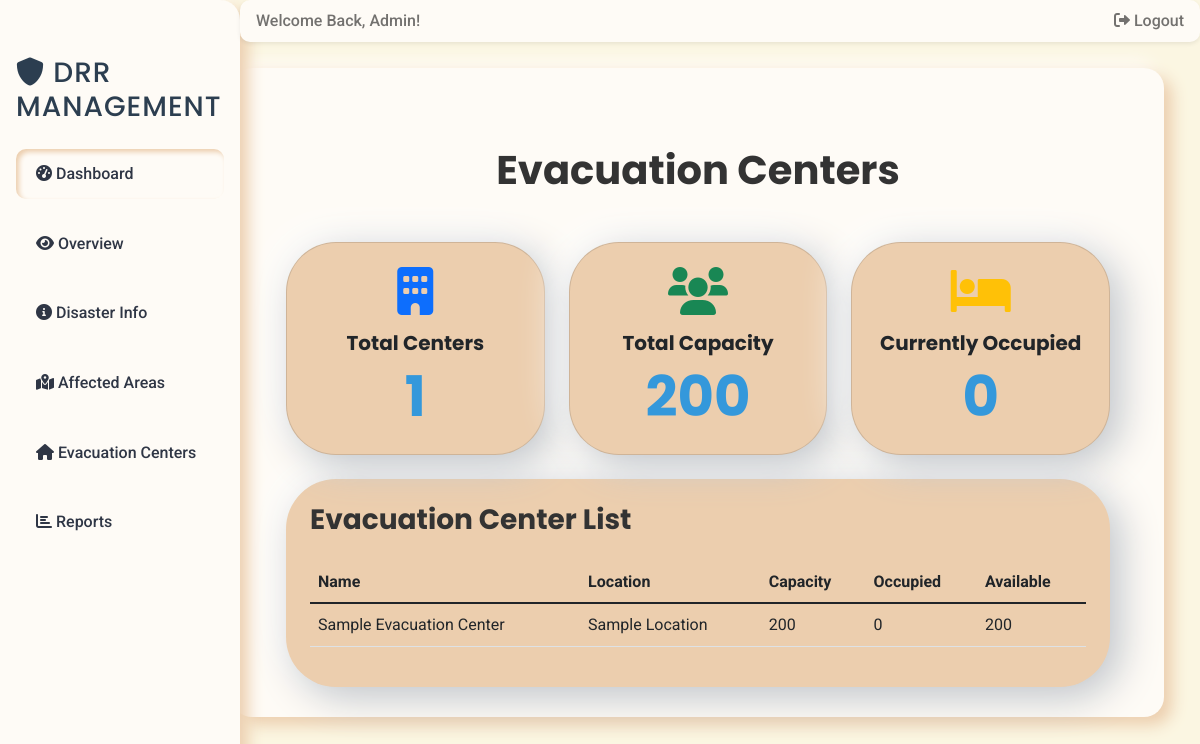
The page /evacuation-centers/ on the database as committed earlier.
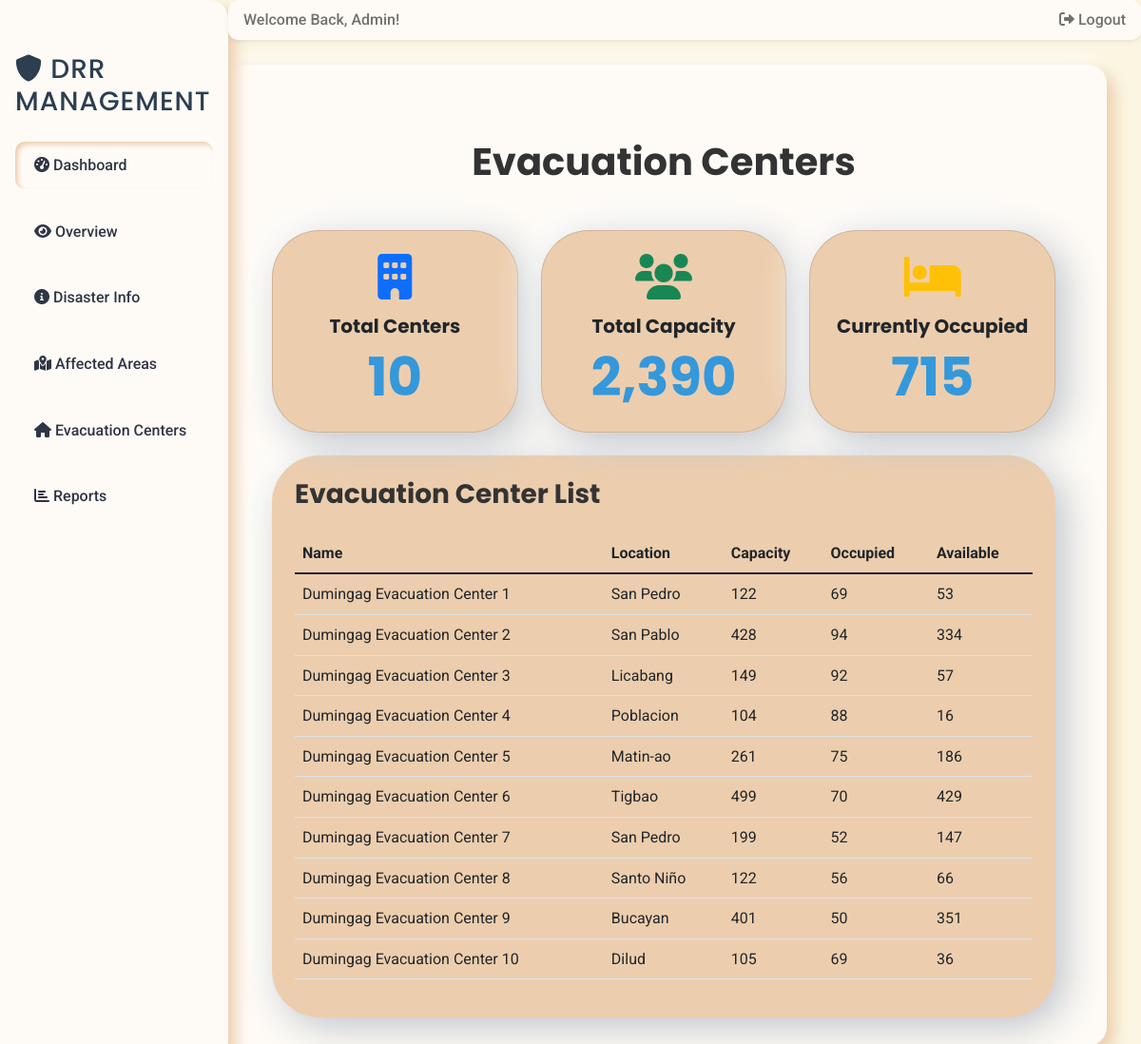
The same page on the database as committed later.
### core/models.py (models this page shows, shortened)
class EvacuationCenter(models.Model):
    name = models.CharField(max_length=100)
    location = models.CharField(max_length=255)
    capacity = models.IntegerField()
    current_occupancy = models.IntegerField(default=0)

### core/views.py (the view)
# urls.py: path('evacuation-centers/', views.evacuation_centers, name='evacuation_centers'),
def evacuation_centers(request):
    centers = EvacuationCenter.objects.all()
    context = {
        'centers': centers,
        'total_centers': centers.count(),
        'total_capacity': centers.aggregate(Sum('capacity'))['capacity__sum'],
        'total_occupied': centers.aggregate(Sum('current_occupancy'))['current_occupancy__sum'],
    }
    return render(request, 'core/evacuation_centers.html', context)

### core/templatetags/custom_filters.py (called while the page is built)
@register.filter
def sub(value, arg):
    return value - arg

### core/templates/core/evacuation_centers.html (shortened to what this page needs)
{% extends 'base.html' %}
{% load static %}
{% load humanize %}
{% load custom_filters %}
{% block content %}
<div class="container mt-5">
    <h1 class="text-center mb-5">Evacuation Centers</h1>
    <div class="row mb-4">
        <div class="col-md-4">
            <div class="card neumorphic text-center p-4">
                <i class="fas fa-building fa-3x mb-3 text-primary"></i>
                <h5 class="card-title">Total Centers</h5>
                <p class="card-text display-4">{{ total_centers }}</p>
            </div>
        </div>
        <div class="col-md-4">
            <div class="card neumorphic text-center p-4">
                <i class="fas fa-users fa-3x mb-3 text-success"></i>
                <h5 class="card-title">Total Capacity</h5>
                <p class="card-text display-4">{{ total_capacity|intcomma }}</p>
            </div>
        </div>
        <div class="col-md-4">
            <div class="card neumorphic text-center p-4">
                <i class="fas fa-bed fa-3x mb-3 text-warning"></i>
                <h5 class="card-title">Currently Occupied</h5>
                <p class="card-text display-4">{{ total_occupied|intcomma }}</p>
            </div>
        </div>
    </div>
    <div class="neumorphic p-4">
        <h3 class="mb-4">Evacuation Center List</h3>
        <div class="table-responsive">
            <table class="table table-hover">
                <thead class="thead-light">
                    <tr>
                        <th>Name</th>
                        <th>Location</th>
                        <th>Capacity</th>
                        <th>Occupied</th>
                        <th>Available</th>
                    </tr>
                </thead>
                <tbody>
                    {% for center in centers %}
                    <tr>
                        <td>{{ center.name }}</td>
                        <td>{{ center.location }}</td>
                        <td>{{ center.capacity|intcomma }}</td>
                        <td>{{ center.current_occupancy|intcomma }}</td>
                        <td>{{ center.capacity|sub:center.current_occupancy|intcomma }}</td>
                    </tr>
                    {% endfor %}
                </tbody>
            </table>
        </div>
    </div>
</div>
{% endblock %}

### core/templates/base.html (shortened to what this page needs)
{% load static %}
<!DOCTYPE html>
<html lang="en">
<head>
    <link href="https://cdn.jsdelivr.net/npm/bootstrap@5.3.0/dist/css/bootstrap.min.css" rel="stylesheet">
    <link href="https://cdnjs.cloudflare.com/ajax/libs/font-awesome/6.0.0-beta3/css/all.min.css" rel="stylesheet">
    <link href="https://cdn.jsdelivr.net/npm/bootstrap@5.1.3/dist/css/bootstrap.min.css" rel="stylesheet">
    <link href="https://cdnjs.cloudflare.com/ajax/libs/font-awesome/6.0.0-beta3/css/all.min.css" rel="stylesheet">
    <link rel="stylesheet" href="{% static 'css/styles.css' %}">
</head>
<body>
    <div class="container-fluid">
        <div class="row">
            {% block sidebar %}
            <nav id="sidebar" class="col-md-3 col-lg-2 d-md-block sidebar collapse">
                <div class="position-sticky sidebar-sticky">
                    <h3 class="sidebar-heading"><i class="fas fa-shield-alt"></i> DRR Management</h3>
                    <ul class="nav flex-column">
                        <li class="nav-item">
                            <a class="nav-link active" href="#"><i class="fas fa-tachometer-alt"></i> Dashboard</a>
                        </li>
                        <li class="nav-item">
                            <a class="nav-link" href="{% url 'overview' %}"><i class="fas fa-eye"></i> Overview</a>
                        </li>
                        <li class="nav-item">
                            <a class="nav-link" href="{% url 'disaster_info' %}"><i class="fas fa-info-circle"></i> Disaster Info</a>
                        </li>
                        <li class="nav-item">
                            <a class="nav-link" href="{% url 'affected_area_list' %}"><i class="fas fa-map-marked-alt"></i> Affected Areas</a>
                        </li>
                        <li class="nav-item">
                            <a class="nav-link" href="{% url 'evacuation_centers' %}"><i class="fas fa-home"></i> Evacuation Centers</a>
                        </li>
                        <li class="nav-item">
                            <a class="nav-link" href="{% url 'report_list' %}"><i class="fas fa-chart-bar"></i> Reports</a>
                        </li>
                    </ul>
                </div>
            </nav>
            {% endblock %}
            <main class="col-md-9 ms-sm-auto col-lg-10 px-md-4">
                {% block header %}
                <header class="navbar navbar-light sticky-top flex-md-nowrap p-0 shadow-sm">
                    <div class="navbar-nav">
                        <div class="nav-item text-nowrap">
                            <span class="nav-link px-3">Welcome back, admin!</span>
                        </div>
                    </div>
                    <div class="navbar-nav">
                        <div class="nav-item text-nowrap">
                            <a class="nav-link px-3" href="#"><i class="fas fa-sign-out-alt"></i> Logout</a>
                        </div>
                    </div>
                </header>
                {% endblock %}
                <div class="content-wrapper">
                    {% block content %}{% endblock %}
                </div>
            </main>
        </div>
    </div>
</body>
</html>

### static/css/styles.css (style rules this page uses)
:root { --primary-color: #FEFBF6; --secondary-color: #FEFBF6; --accent-color: #ECB159; --text-color: #2F3645; --shadow-light: #FEFBF6; --shadow-dark: #ECCEAE; }
body { font-family: 'Ubuntu', sans-serif; background-color: var(--primary-color); color: var(--text-color); }
.sidebar { position: fixed; top: 0; bottom: 0; left: 0; z-index: 100; padding: 48px 0 0; box-shadow: 8px 8px 16px var(--shadow-dark), -8px -8px 16px var(--shadow-light); border-radius: 0 20px 20px 0; background-color: var(--primary-color); width: 240px; }
.sidebar-sticky { position: relative; top: 0; height: calc(100vh - 48px); padding-top: .5rem; overflow-x: hidden; overflow-y: auto; }
.sidebar-heading { color: var(--accent-color); font-weight: 700; text-shadow: 1px 1px 2px var(--shadow-light); padding: 0 1rem; margin-bottom: 1rem; }
.sidebar .nav-link { color: var(--text-color); margin: 10px 1rem; padding: 12px 20px; border-radius: 10px; transition: all 0.3s ease; }
.sidebar .nav-link:hover, .sidebar .nav-link.active { background-color: var(--secondary-color); box-shadow: inset 3px 3px 5px var(--shadow-dark), inset -3px -3px 5px var(--shadow-light); }

### core/templates/base.html (style rules this page uses)
body { background-color: #FBF6E2; }
.neumorphic { border-radius: 50px; background: #ECCEAE; box-shadow: 10px 10px 40px #bec3c9, -10px -10px 40px #ffffff; }
body { font-family: 'Roboto', sans-serif; font-weight: 400; line-height: 1.6; }
h1, h2, h3, h4, h5, h6 { font-family: 'Poppins', sans-serif; font-weight: 700; color: #333; }
.sidebar-heading { font-family: 'Poppins', sans-serif; font-weight: 500; color: #2c3e50; text-transform: uppercase; letter-spacing: 1px; }
.nav-link { font-family: 'Roboto', sans-serif; font-weight: 500; text-transform: capitalize; }
.content-wrapper { font-size: 16px; }
.display-4 { font-family: 'Poppins', sans-serif; font-weight: 700; color: #3498db; }

Rows that differ between the two databases and show on the page:
changed EvacuationCenter: name "Sample Evacuation Center" → "Dumingag Evacuation Center 1"; location "Sample Location" → "San Pedro"; capacity "200" → "122"; current_occupancy "0" → "69"; capacity|sub "200" → "53"
added EvacuationCenter: name "Dumingag Evacuation Center 2", location "San Pablo", capacity "428", current_occupancy "94", capacity|sub "334"
added EvacuationCenter: name "Dumingag Evacuation Center 3", location "Licabang", capacity "149", current_occupancy "92", capacity|sub "57"
added EvacuationCenter: name "Dumingag Evacuation Center 4", location "Poblacion", capacity "104", current_occupancy "88", capacity|sub "16"
added EvacuationCenter: name "Dumingag Evacuation Center 5", location "Matin-ao", capacity "261", current_occupancy "75", capacity|sub "186"
added EvacuationCenter: name "Dumingag Evacuation Center 6", location "Tigbao", capacity "499", current_occupancy "70", capacity|sub "429"
added EvacuationCenter: name "Dumingag Evacuation Center 7", location "San Pedro", capacity "199", current_occupancy "52", capacity|sub "147"
added EvacuationCenter: name "Dumingag Evacuation Center 8", location "Santo Niño", capacity "122", current_occupancy "56", capacity|sub "66"
added EvacuationCenter: name "Dumingag Evacuation Center 9", location "Bucayan", capacity "401", current_occupancy "50", capacity|sub "351"
added EvacuationCenter: name "Dumingag Evacuation Center 10", location "Dilud", capacity "105", current_occupancy "69", capacity|sub "36"
Other text that changed with them:
{{ total_centers }}: "1" → "10"
{{ total_capacity|intcomma }}: "200" → "2,390"
{{ total_occupied|intcomma }}: "0" → "715"
